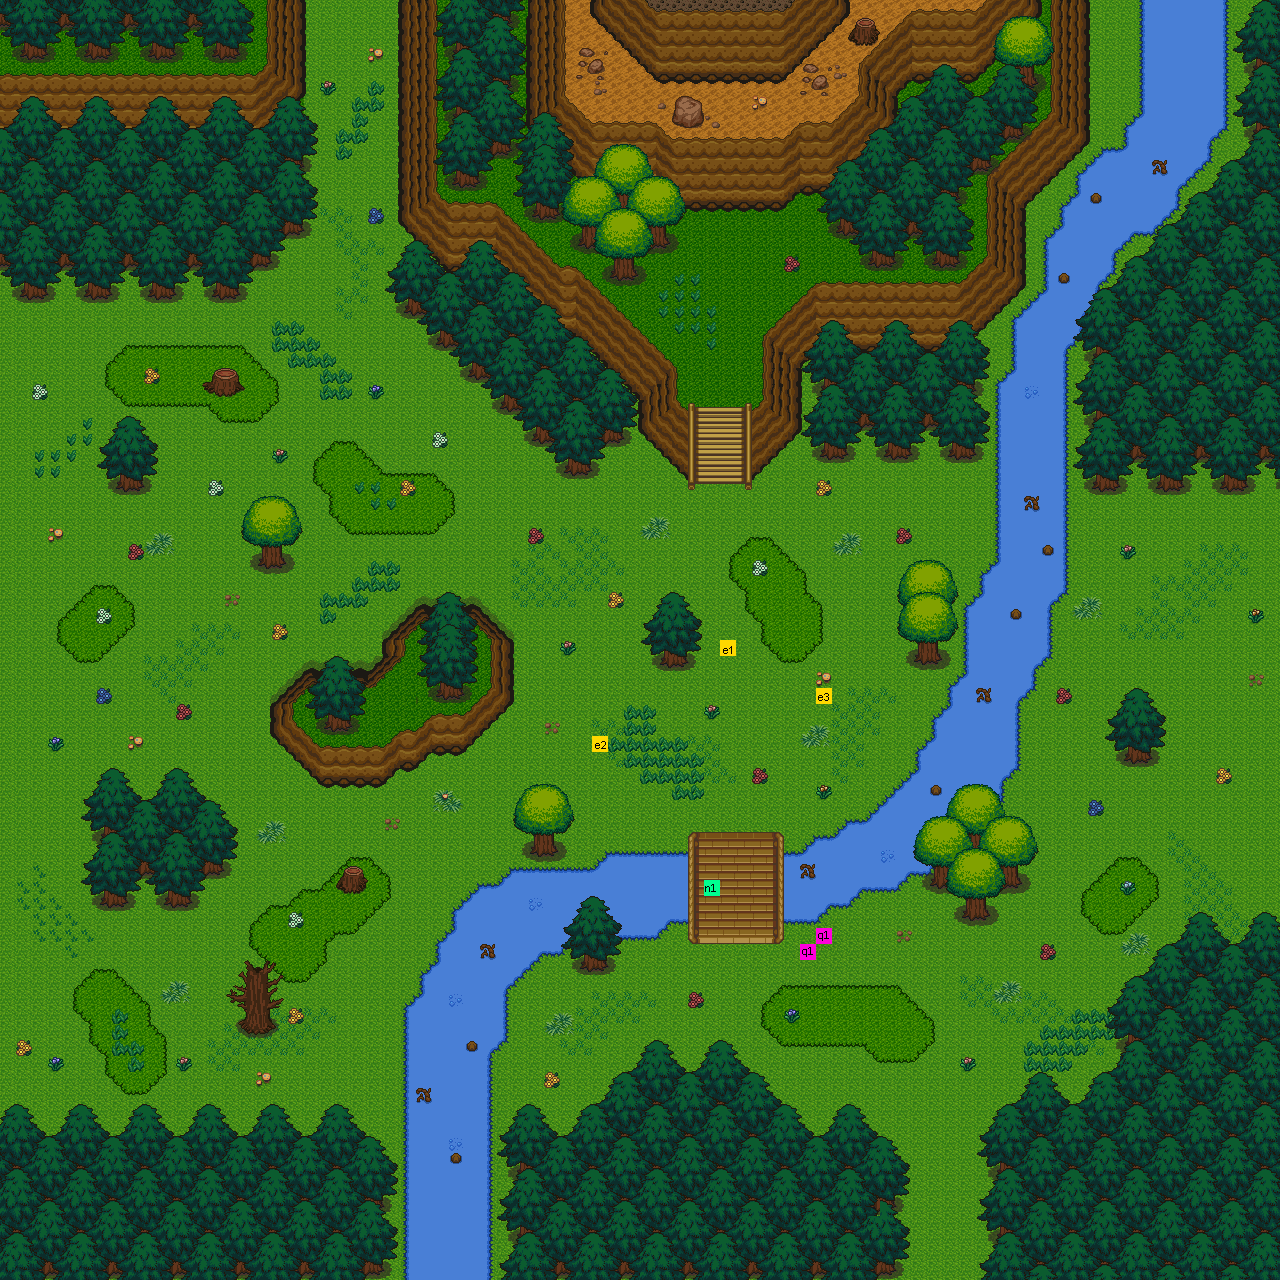

This is a level from a 2D game, rendered from its Tiled map with the project's own tilesets. A one-line summary and the map file follow, with tile-layer data summarised:
An orthogonal 80x80 tile map with 16x16 px tiles, 7 tile layers (ground0, ground1, wall0, wall1, ...), 2 hidden layers not drawn, 9 tilesets.

<map version="1.0" orientation="orthogonal" renderorder="right-down" width="80" height="80" tilewidth="16" tileheight="16">
 <tileset firstgid="1" name="1" tilewidth="16" tileheight="16">
  <image source="../../tileset/v1.3/1.png" width="800" height="800" />
 </tileset>
 <tileset firstgid="2501" name="2" tilewidth="16" tileheight="16">
  <image source="../../tileset/v1.3/2.png" width="800" height="800" />
 </tileset>
 <tileset firstgid="5001" name="3" tilewidth="16" tileheight="16">
  <image source="../../tileset/v1.3/3.png" width="800" height="800" />
 </tileset>
 <tileset firstgid="7501" name="4" tilewidth="16" tileheight="16">
  <image source="../../tileset/v1.3/4.png" width="800" height="800" />
 </tileset>
 <tileset firstgid="10001" name="5" tilewidth="16" tileheight="16">
  <image source="../../tileset/v1.3/5.png" width="800" height="800" />
 </tileset>
 <tileset firstgid="12501" name="6" tilewidth="16" tileheight="16">
  <image source="../../tileset/v1.3/6.png" width="800" height="800" />
 </tileset>
 <tileset firstgid="15001" name="7" tilewidth="16" tileheight="16">
  <image source="../../tileset/v1.3/7.png" width="800" height="800" />
 </tileset>
 <tileset firstgid="17501" name="8" tilewidth="16" tileheight="16">
  <image source="../../tileset/v1.3/8.png" width="800" height="800" />
 </tileset>
 <tileset firstgid="20001" name="9" tilewidth="16" tileheight="16">
  <image source="../../tileset/v1.3/9.png" width="800" height="800" />
 </tileset>
 <layer name="ground0" width="80" height="80">
  <data>[6400 cells, 6400 non-empty, 4 distinct tile ids]</data>
 </layer>
 <layer name="ground1" width="80" height="80">
  <data>[6400 cells, 1031 non-empty, 49 distinct tile ids]</data>
 </layer>
 <layer name="wall0" width="80" height="80">
  <data>[6400 cells, 1015 non-empty, 252 distinct tile ids]</data>
 </layer>
 <layer name="wall1" width="80" height="80">
  <data>[6400 cells, 288 non-empty, 120 distinct tile ids]</data>
 </layer>
 <layer name="deco0" width="80" height="80">
  <data>[6400 cells, 485 non-empty, 89 distinct tile ids]</data>
 </layer>
 <layer name="deco1" width="80" height="80">
  <data>[6400 cells, 2349 non-empty, 129 distinct tile ids]</data>
 </layer>
 <layer name="ABOVE_OVERWRITE" width="80" height="80" visible="0" opacity="0.9">
  <data>[6400 cells, 0 non-empty, 0 distinct tile ids]</data>
 </layer>
 <layer name="COLLISION_OVERWRITE" width="80" height="80" visible="0">
  <data>[6400 cells, 0 non-empty, 0 distinct tile ids]</data>
 </layer>
 <layer name="SPOT" width="80" height="80">
  <data>[6400 cells, 6 non-empty, 5 distinct tile ids]</data>
 </layer>
</map>
